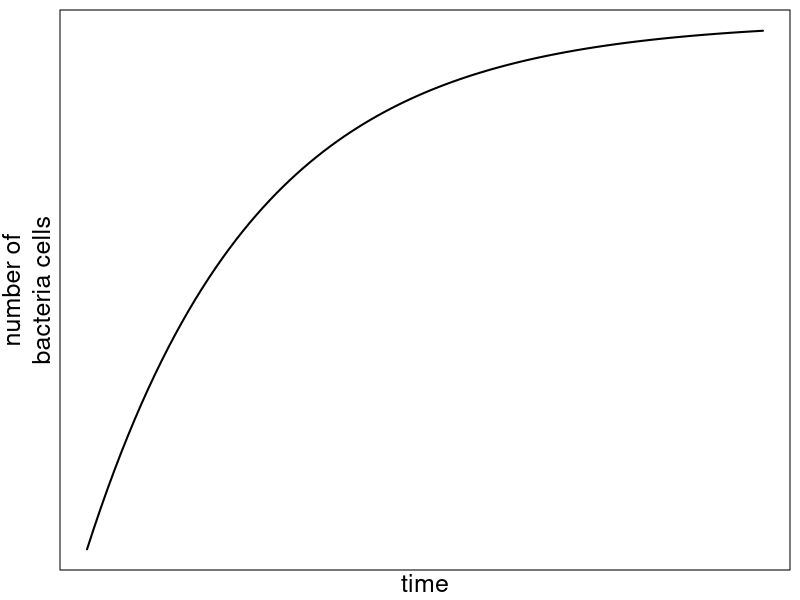

Generate this figure with R:
# set seed ------------------------------------------------
set.seed(2406)

# sketch --------------------------------------------------
pdf("reproducing_bacteria_sketch.pdf", 4, 2)
par(mar = c(1.5, 3, 0.5, 0.5), mgp = c(0.3, 0.7, 0), 
    mfrow = c(1,1), cex.lab = 1.5)
curve(-1*dexp(x, rate = 4), lwd = 2,
      xlab = "time", ylab = "number of\nbacteria cells", axes = FALSE)
box()
dev.off()